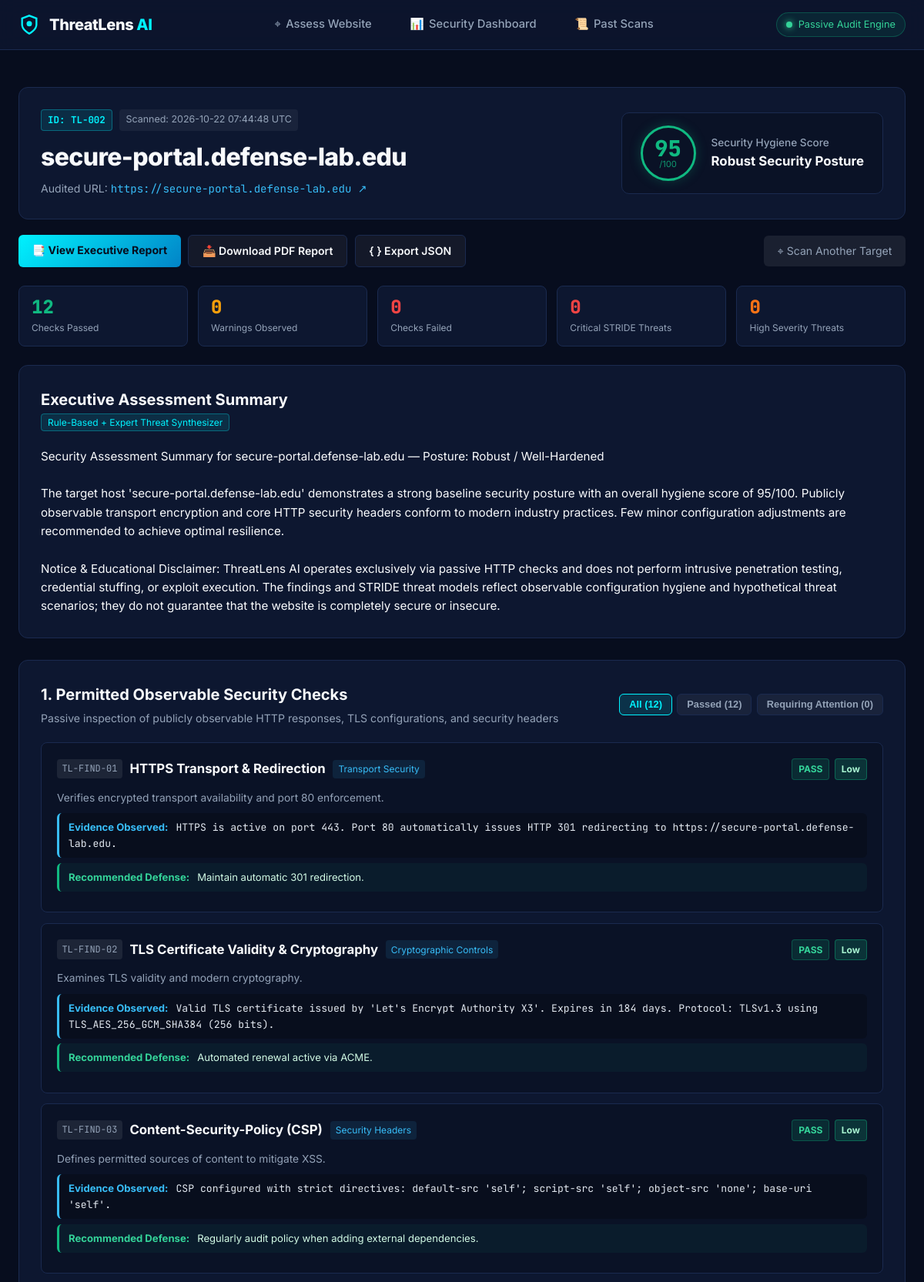
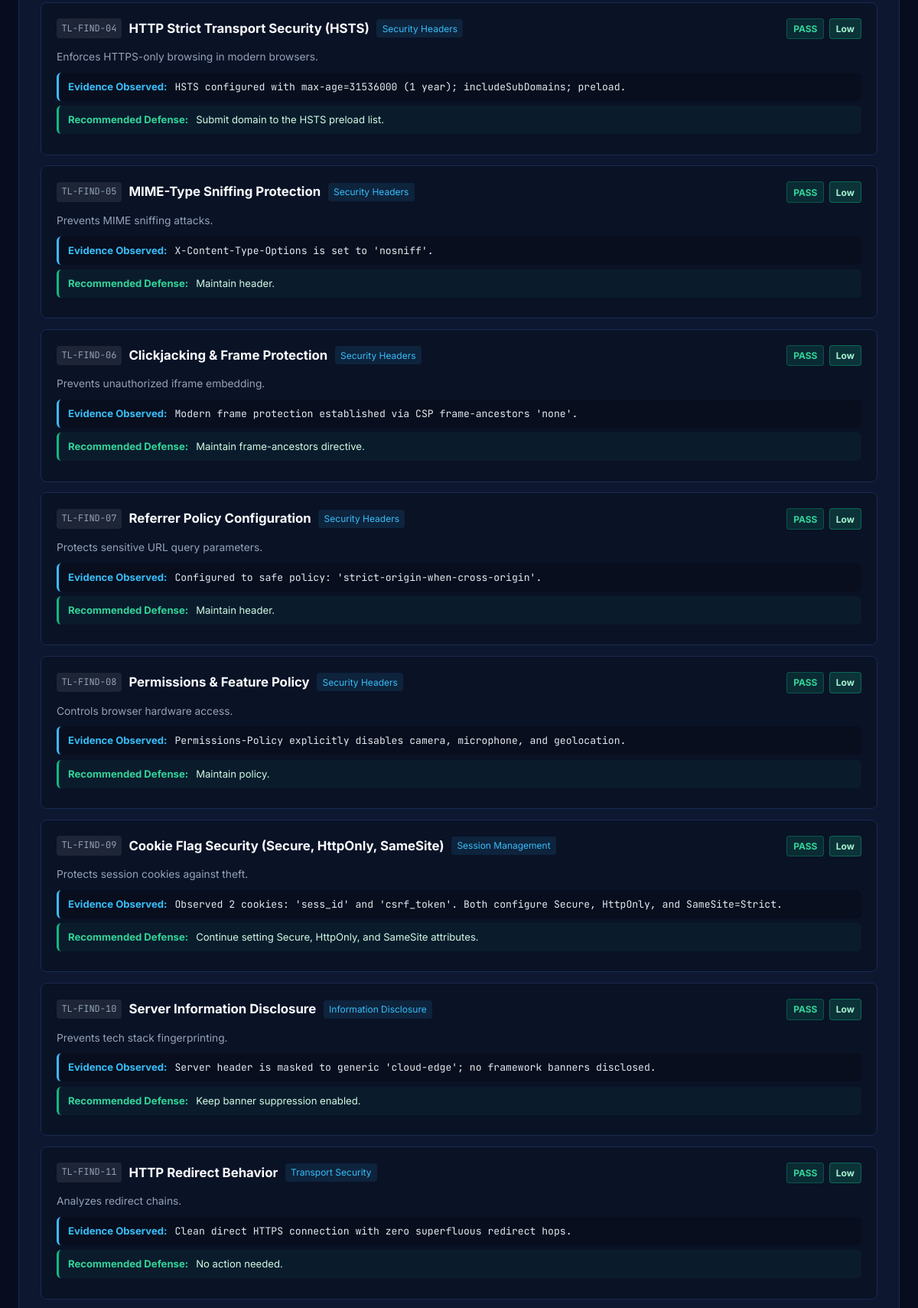
Screenshot of /results/2 (upper part) with the database file from the repository (2 pictures, top to bottom).
### tables this page shows
CREATE TABLE assessments (
        id INTEGER PRIMARY KEY AUTOINCREMENT,
        target_url TEXT NOT NULL,
        hostname TEXT NOT NULL,
        scan_timestamp TEXT NOT NULL,
        overall_score INTEGER NOT NULL,
        risk_summary TEXT NOT NULL,       -- JSON: {critical, high, medium, low, total_findings}
        checks_summary TEXT NOT NULL,     -- JSON: {passed, warning, failed, total}
        https_status TEXT NOT NULL,
        tls_status TEXT NOT NULL,
        headers_status TEXT NOT NULL,
        executive_summary TEXT NOT NULL,
        raw_results TEXT NOT NULL          -- Full JSON dump of scan findings & metadata
    );

CREATE TABLE findings (
        id INTEGER PRIMARY KEY AUTOINCREMENT,
        assessment_id INTEGER NOT NULL,
        finding_code TEXT NOT NULL,
        title TEXT NOT NULL,
        category TEXT NOT NULL,
        status TEXT NOT NULL,             -- PASS, WARNING, FAIL, NOT_ASSESSED
        severity TEXT NOT NULL,           -- Low, Medium, High, Critical
        evidence TEXT NOT NULL,
        description TEXT NOT NULL,
        recommendation TEXT NOT NULL,
        FOREIGN KEY (assessment_id) REFERENCES assessments (id) ON DELETE CASCADE
    );

### app.py (the view)
@app.route("/results/<int:assessment_id>")
def results(assessment_id: int):
    assessment = get_assessment_by_id(assessment_id, DB_FILE)
    if not assessment:
        flash("Assessment record not found.", "error")
        return redirect(url_for("history"))
    return render_template("results.html", assessment=assessment)

### app.py (called while the page is built)
@app.context_processor
def inject_global_data():
    return {
        "app_name": "ThreatLens AI",
        "app_subtitle": "Website Security Risk Assessment & Threat Modeling Tool",
        "current_year": datetime.now(timezone.utc).year
    }

### database.py (called while the page is built)
def get_db_connection(db_path: str = DB_FILE) -> sqlite3.Connection:
    conn = sqlite3.connect(db_path)
    conn.row_factory = sqlite3.Row
    conn.execute("PRAGMA foreign_keys = ON")
    return conn

### templates/results.html (shortened to what this page needs)
{% extends "base.html" %}
{% block content %}
<div class="results-container">
    <div class="result-header-card">
        <div class="header-left">
            <div class="header-badge-row">
                <span class="badge-assessment-id">ID: TL-{{ "%03d"|format(assessment.id) }}</span>
                <span class="badge-timestamp">Scanned: {{ assessment.scan_timestamp[:19].replace('T', ' ') }} UTC</span>
            </div>
            <h1 class="target-title">{{ assessment.hostname }}</h1>
            <p class="target-url-line">
                <span class="url-label">Audited URL:</span>
                <a href="{{ assessment.target_url }}" target="_blank" rel="noopener noreferrer" class="target-link mono-text">
                    {{ assessment.target_url }} ↗
                </a>
            </p>
        </div>
        <div class="header-right">
            <div class="score-display-box">
                <div class="score-circle {% if assessment.overall_score >= 80 %}score-border-high{% elif assessment.overall_score >= 50 %}score-border-mid{% else %}score-border-low{% endif %}">
                    <span class="score-num">{{ assessment.overall_score }}</span>
                    <span class="score-denom">/100</span>
                </div>
                <div class="score-label-box">
                    <span class="score-title">Security Hygiene Score</span>
                    <span class="score-posture">
                        {% if assessment.overall_score >= 80 %}
                            Robust Security Posture
                        {% elif assessment.overall_score >= 50 %}
                            Moderate Security Baseline
                        {% else %}
                            Elevated Exposure Profile
                        {% endif %}
                    </span>
                </div>
            </div>
        </div>
    </div>
    <div class="action-bar">
        <div class="action-buttons-left">
            <a href="{{ url_for('report', assessment_id=assessment.id) }}" class="btn-action-primary">
                📑 View Executive Report
            </a>
            <a href="{{ url_for('export_pdf', assessment_id=assessment.id) }}" class="btn-action-outline">
                📥 Download PDF Report
            </a>
            <a href="{{ url_for('export_json', assessment_id=assessment.id) }}" class="btn-action-outline">
                { } Export JSON
            </a>
        </div>
        <div class="action-buttons-right">
            <a href="{{ url_for('index') }}" class="btn-action-secondary">
                ⌖ Scan Another Target
            </a>
        </div>
    </div>
    <div class="metrics-summary-grid">
        <div class="metric-box box-passed">
            <span class="metric-val">{{ assessment.checks_summary.passed }}</span>
            <span class="metric-lbl">Checks Passed</span>
        </div>
        <div class="metric-box box-warning">
            <span class="metric-val">{{ assessment.checks_summary.warning }}</span>
            <span class="metric-lbl">Warnings Observed</span>
        </div>
        <div class="metric-box box-failed">
            <span class="metric-val">{{ assessment.checks_summary.failed }}</span>
            <span class="metric-lbl">Checks Failed</span>
        </div>
        <div class="metric-box box-critical">
            <span class="metric-val" id="summary-crit-count">{{ assessment.risk_summary.critical or 0 }}</span>
            <span class="metric-lbl">Critical STRIDE Threats</span>
        </div>
        <div class="metric-box box-high">
            <span class="metric-val" id="summary-high-count">{{ assessment.risk_summary.high or 0 }}</span>
            <span class="metric-lbl">High Severity Threats</span>
        </div>
    </div>
    <div class="section-card">
        <div class="section-card-header">
            <h3>Executive Assessment Summary</h3>
            <span class="info-pill">Rule-Based + Expert Threat Synthesizer</span>
        </div>
        <div class="executive-summary-content">
            <p>{{ assessment.executive_summary | replace('\n\n', '<br><br>') | safe }}</p>
        </div>
    </div>
    <div class="section-card">
        <div class="section-card-header flex-between">
            <div>
                <h3>1. Permitted Observable Security Checks</h3>
                <p class="section-card-sub">Passive inspection of publicly observable HTTP responses, TLS configurations, and security headers</p>
            </div>
            <div class="filter-btn-group">
                <button type="button" class="filter-btn active" onclick="filterChecks('all', this)">All ({{ assessment.findings|length }})</button>
                <button type="button" class="filter-btn" onclick="filterChecks('PASS', this)">Passed ({{ assessment.checks_summary.passed }})</button>
                <button type="button" class="filter-btn" onclick="filterChecks('ATTENTION', this)">Requiring Attention ({{ assessment.checks_summary.warning + assessment.checks_summary.failed }})</button>
            </div>
        </div>
        <div class="findings-list">
            {% for f in assessment.findings %}
                <div class="finding-card finding-status-{{ f.status }}" data-status="{{ f.status }}">
                    <div class="finding-header">
                        <div class="finding-title-group">
                            <span class="finding-code mono-text">{{ f.finding_code }}</span>
                            <h4 class="finding-title">{{ f.title }}</h4>
                            <span class="finding-category">{{ f.category }}</span>
                        </div>
                        <div class="finding-badges">
                            <span class="status-badge status-{{ f.status }}">{{ f.status }}</span>
                            <span class="severity-badge sev-{{ f.severity.lower() }}">{{ f.severity }}</span>
                        </div>
                    </div>
                    <div class="finding-body">
                        <p class="finding-desc">{{ f.description }}</p>
                        <div class="finding-evidence-box">
                            <span class="evidence-tag">Evidence Observed:</span>
                            <span class="evidence-text mono-text">{{ f.evidence }}</span>
                        </div>
                        <div class="finding-remediation-box">
                            <span class="remediation-tag">Recommended Defense:</span>
                            <span class="remediation-text">{{ f.recommendation }}</span>
                        </div>
                    </div>
                </div>
            {% endfor %}
        </div>
    </div>
</div>
{% endblock %}

### rows the page displays
assessments: id "002", scan_timestamp "2026-10-22 07:44:48", hostname "secure-portal.defense-lab.edu", target_url "https://secure-portal.defense-lab.edu", overall_score "95", executive_summary "Security Assessment Summary for secure-portal.defense-lab.edu — Posture: Robust / Well-Hardened The target host 'secure-portal.defense-lab.edu' demonstrates a strong baseline security posture with an overall hygiene score of 95/100. Publicly observable transport encryption and core HTTP security headers conform to modern industry practices. Few minor configuration adjustments are recommended to achieve optimal resilience. Notice & Educational Disclaimer: ThreatLens AI operates exclusively via passive HTTP checks and does not perform intrusive penetration testing, credential stuffing, or exploit execution. The findings and STRIDE threat models reflect observable configuration hygiene and…"
findings: finding_code "TL-FIND-01", title "HTTPS Transport & Redirection", category "Transport Security", status "PASS", severity "Low", description "Verifies encrypted transport availability and port 80 enforcement.", evidence "HTTPS is active on port 443. Port 80 automatically issues HTTP 301 redirecting to https://secure-portal.defense-lab.edu.", recommendation "Maintain automatic 301 redirection."
findings: finding_code "TL-FIND-02", title "TLS Certificate Validity & Cryptography", category "Cryptographic Controls", status "PASS", severity "Low", description "Examines TLS validity and modern cryptography.", evidence "Valid TLS certificate issued by 'Let's Encrypt Authority X3'. Expires in 184 days. Protocol: TLSv1.3 using TLS_AES_256_GCM_SHA384 (256 bits).", recommendation "Automated renewal active via ACME."
findings: finding_code "TL-FIND-03", title "Content-Security-Policy (CSP)", category "Security Headers", status "PASS", severity "Low", description "Defines permitted sources of content to mitigate XSS.", evidence "CSP configured with strict directives: default-src 'self'; script-src 'self'; object-src 'none'; base-uri 'self'.", recommendation "Regularly audit policy when adding external dependencies."
findings: finding_code "TL-FIND-04", title "HTTP Strict Transport Security (HSTS)", category "Security Headers", status "PASS", severity "Low", description "Enforces HTTPS-only browsing in modern browsers.", evidence "HSTS configured with max-age=31536000 (1 year); includeSubDomains; preload.", recommendation "Submit domain to the HSTS preload list."
findings: finding_code "TL-FIND-05", title "MIME-Type Sniffing Protection", category "Security Headers", status "PASS", severity "Low", description "Prevents MIME sniffing attacks.", evidence "X-Content-Type-Options is set to 'nosniff'.", recommendation "Maintain header."
findings: finding_code "TL-FIND-06", title "Clickjacking & Frame Protection", category "Security Headers", status "PASS", severity "Low", description "Prevents unauthorized iframe embedding.", evidence "Modern frame protection established via CSP frame-ancestors 'none'.", recommendation "Maintain frame-ancestors directive."
findings: finding_code "TL-FIND-07", title "Referrer Policy Configuration", category "Security Headers", status "PASS", severity "Low", description "Protects sensitive URL query parameters.", evidence "Configured to safe policy: 'strict-origin-when-cross-origin'.", recommendation "Maintain header."
findings: finding_code "TL-FIND-08", title "Permissions & Feature Policy", category "Security Headers", status "PASS", severity "Low", description "Controls browser hardware access.", evidence "Permissions-Policy explicitly disables camera, microphone, and geolocation.", recommendation "Maintain policy."
findings: finding_code "TL-FIND-09", title "Cookie Flag Security (Secure, HttpOnly, SameSite)", category "Session Management", status "PASS", severity "Low", description "Protects session cookies against theft.", evidence "Observed 2 cookies: 'sess_id' and 'csrf_token'. Both configure Secure, HttpOnly, and SameSite=Strict.", recommendation "Continue setting Secure, HttpOnly, and SameSite attributes."
findings: finding_code "TL-FIND-10", title "Server Information Disclosure", category "Information Disclosure", status "PASS", severity "Low", description "Prevents tech stack fingerprinting.", evidence "Server header is masked to generic 'cloud-edge'; no framework banners disclosed.", recommendation "Keep banner suppression enabled."
findings: finding_code "TL-FIND-11", title "HTTP Redirect Behavior", category "Transport Security", status "PASS", severity "Low", description "Analyzes redirect chains.", evidence "Clean direct HTTPS connection with zero superfluous redirect hops.", recommendation "No action needed."

### other values shown
{{ assessment.checks_summary.passed }} "12"
{{ assessment.checks_summary.warning }} "0"
{{ assessment.checks_summary.failed }} "0"
{{ assessment.risk_summary.critical or 0 }} "0"
{{ assessment.risk_summary.high or 0 }} "0"
{{ assessment.findings|length }} "12"
{{ assessment.checks_summary.warning + assessment.checks_summary.failed }} "0"
